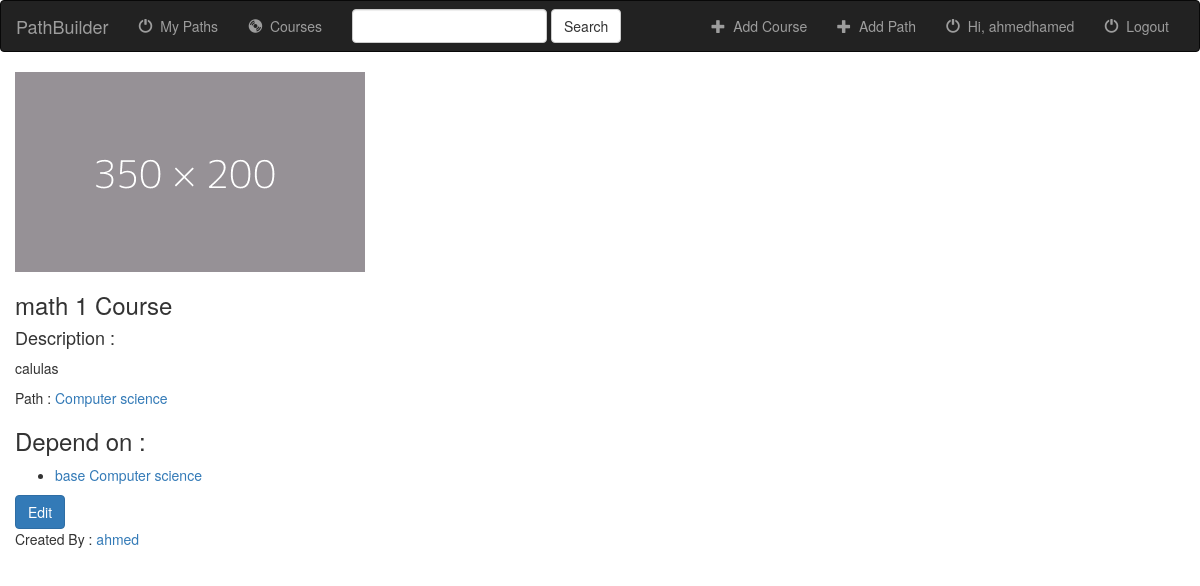
Page /paths/courses/math-1 (signed in) on the committed database.
### paths/models.py (models this page shows, shortened)
class Course(models.Model):
    name = models.CharField(max_length=200, blank=False)
    slug = models.SlugField(max_length=200 , unique=True,null=False,blank=False)
    description = models.CharField(max_length=500)
    depend_on = models.ManyToManyField('self',related_name="above", blank=True,symmetrical=False)
    path = models.ForeignKey('Path', on_delete=models.CASCADE)
    creator = models.ForeignKey(User, on_delete=models.SET_NULL, null=True, blank=True)
    added = models.DateTimeField(auto_now_add=True)
    updated = models.DateTimeField(auto_now=True)
    photo = models.ImageField(default= dummyimage ,blank= True,upload_to=get_directory)
    class Meta:
        permissions = (("can_mark_returned", "Set book as returned"),)
    def get_absolute_url(self):
        return reverse('paths:show_course',args=[str(self.slug)])

class Path(models.Model):
    name = models.CharField(max_length=200, blank=False)
    slug = models.SlugField(max_length=200 , unique=True,null=False,blank=False)
    description = models.CharField(max_length=500)
    base = models.OneToOneField(Course, on_delete=models.CASCADE, related_name="base",blank=True,null=True)
    creator = models.ForeignKey(User, on_delete=models.SET_NULL, null=True, blank=True)
    added = models.DateTimeField(auto_now_add=True)
    updated = models.DateTimeField(auto_now=True)
    photo = models.ImageField(default= dummyimage ,blank= True,upload_to=get_directory)
    def get_absolute_url(self):
        return reverse('paths:show_path',args=[str(self.slug)])

### paths/views.py (the view)
# urls.py: path(r'courses/<slug:slug>', views.CourseDetailView.as_view(), name='show_course'),
class CourseDetailView(generic.DetailView):
    model = Course

### paths/templates/paths/course_detail.html (shortened to what this page needs)
{% extends 'base.html' %}
{% block content %}
<div class="container-fluid songs-container">
    <div class="row">
        <div class="col-sm-12">
            <img class="" src="{{ course.photo.url }}" alt="Card image cap" width="350" height="200">
          <h3>{{course.name}} Course</h3>
          <h4>Description : </h4> <p>{{ course.description }}</p>
          Path : <a href="{{ course.path.get_absolute_url }}" class="">{{ course.path.name }}</a>
          {% if course.depend_on.all %}
            <h3>Depend on :</h3>
            <ul>
                {% for i_course in course.depend_on.all %}
                    <li><a href="{{ i_course.get_absolute_url }}">{{ i_course.name }}</a></li>
                {% endfor %}
            </ul>
          {% else %}
          <p>It depends on nothing you can take it now </p>
          {% endif %}
          {% if user.is_authenticated %}
            <a href="{% url 'paths:edit_course' course.slug %}" class="btn btn-primary">Edit</a>
          {% endif %}
          <p>Created By : <a href="{{course.creator.get_absolute_url}}">{{course.creator}}</a></p>
        </div>
    </div>
</div>
{% endblock %}

### paths/templates/base.html (shortened to what this page needs)
<!DOCTYPE html>
<html lang="en">
<head>
    {% load static %}
    <link rel="stylesheet" href="https://maxcdn.bootstrapcdn.com/bootstrap/3.3.6/css/bootstrap.min.css">
    <link rel="stylesheet" type="text/css" href="{% static 'paths/style.css' %}"/>
</head>
<body>
<nav class="navbar navbar-inverse">
    <div class="container-fluid">
        <div class="navbar-header">
            <a class="navbar-brand" href="{% url 'paths:index' %}">PathBuilder</a>
        </div>
        <div class="collapse navbar-collapse" id="topNavBar">
            <ul class="nav navbar-nav">
                {% if user.is_authenticated %}
                <li><a href="{% url 'paths:my_paths' %}">
                    <span class="glyphicon glyphicon-off" aria-hidden="true"></span>&nbsp; My Paths
                </a></li>
                {% endif %}
                <li class="{% block albums_active %}{% endblock %}"><a href="{% url 'paths:courses' %}"><span class="glyphicon glyphicon-cd" aria-hidden="true"></span>&nbsp; Courses</a></li>
            </ul>
            <form class="navbar-form navbar-left" role="search" method="get" action="{% url 'paths:index' %}">
                <div class="form-group">
                    <input type="text" class="form-control" name="q" value="{{ request.GET.q }}">
                </div>
                <button type="submit" class="btn btn-default">Search</button>
            </form>
            <ul class="nav navbar-nav navbar-right">
                <li>
                    <a href="{% url 'paths:add_course' %}">
                        <span class="glyphicon glyphicon-plus" aria-hidden="true"></span>&nbsp; Add Course
                    </a>
                </li>
                <li>
                    <a href="{% url 'paths:add_path' %}">
                        <span class="glyphicon glyphicon-plus" aria-hidden="true"></span>&nbsp; Add Path
                    </a>
                </li>
                {% if user.is_authenticated %}
                    <li>
                        <a href="{{ user.get_absolute_url }}">
                            <span class="glyphicon glyphicon-off" aria-hidden="true"></span>&nbsp; Hi, {{ user.get_username }}
                        </a>
                    </li>
                    <li><a href="{% url 'logout'%}?next={{request.path}}">
                        <span class="glyphicon glyphicon-off" aria-hidden="true"></span>&nbsp; Logout
                    </a></li>
                {% else %}
                    <li><a href="{% url 'login'%}?next={{request.path}}">
                        Login
                    </a></li>
                {% endif %}
            </ul>
        </div>
    </div>
</nav>
{% block content %}
{% endblock %}
</body>
</html>

### rows in the picture
Course: photo (placeholder picture), name "math 1", description "calulas", path.name "Computer science", creator "ahmed"
Course: name "base Computer science"

### other values in the picture
{{ user.get_username }} "ahmedhamed"
